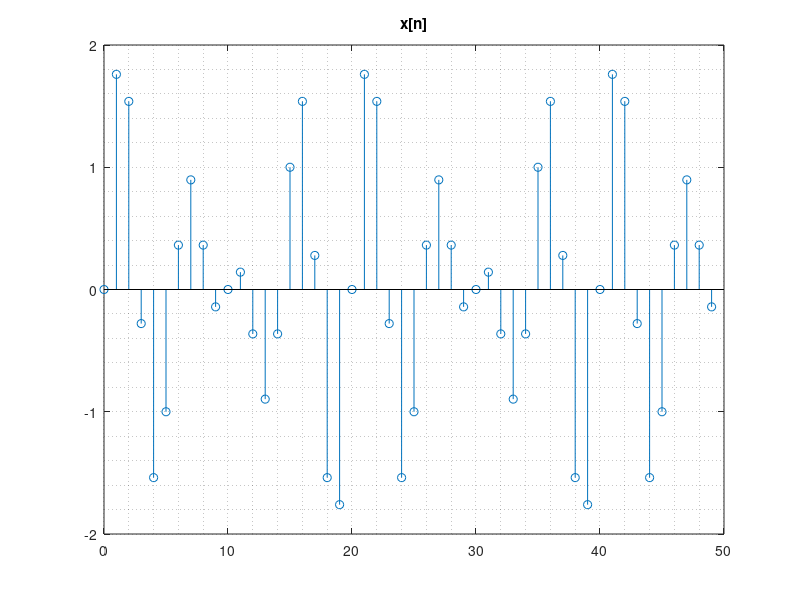
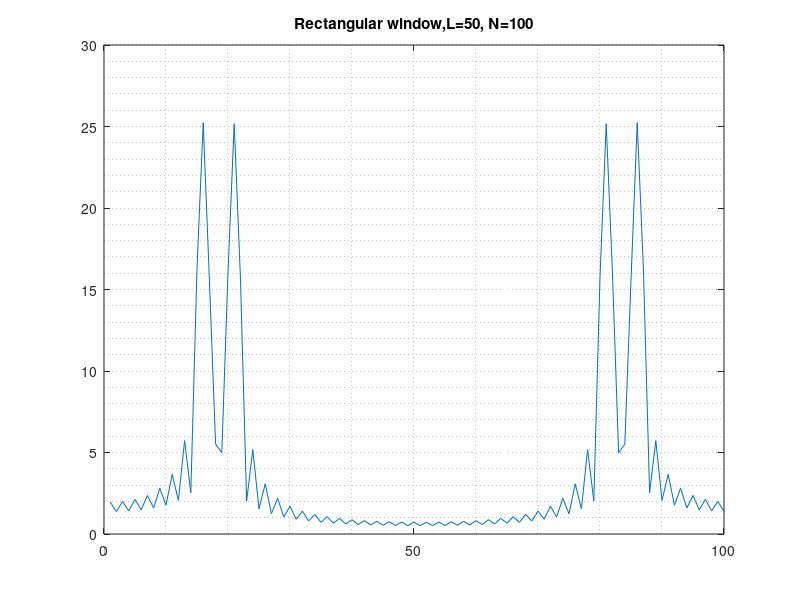

Write the MATLAB code that produced these figures, in order.
% file: e9_1_zyexer2.m   FFT for sum of two closely spaced cosines, various window lengths
clear; close all; 
L=50; N=100;
x=sin(0.3*pi*[0:L-1])+sin(0.4*pi*[0:L-1]);
figure, stem([0:L-1],x),title('x[n]'),grid minor;
figure, plot(abs(fft(x,N))),grid minor,
   xticks([0:L:N]), title(strcat('Rectangular window,L=',num2str(L),', N=',num2str(N)))